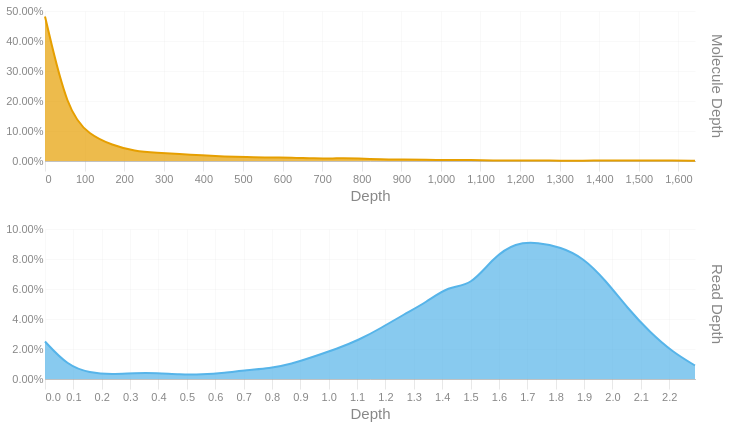

Source (notebook cell):
### Code cell
readdep = depth_hist(tb['Read Depth'], q99, 3)
readdep = readdep.with_columns(pl.lit('Read Depth').alias('Metric'))
if not SKIPLR:
    moldep = depth_hist(tb['Molecule Depth'], mol_q99, 1)
    moldep = moldep.with_columns(pl.lit('Molecule Depth').alias('Metric'))
    _hist = pl.concat([readdep, moldep])
    _hist = _hist.filter(pl.col('Proportion') != 0)
    with SafeRender(_hist):
        (
            alt.Chart(_hist)        
            .mark_area(interpolate = "basis")
            .encode(
                x=alt.X('Bin:Q').scale(domainMin=0).axis(alt.Axis(title='Depth')),
                y = alt.Y('Proportion:Q', title = None).axis(format = '.2%'),
                color = alt.Color('Metric:N').legend(None),
                row = alt.Row("Metric:N").header(title = None, labelOrient = 'right'),
                tooltip = [
                    alt.Tooltip("Metric:N", title = "Metric"),
                    alt.Tooltip('Interval:N', title = "Depth Interval"),
                    alt.Tooltip('Proportion:Q', title = "% Alignments").format('.2%')
                ]
            )
            .resolve_scale(x='independent', y='independent')
            .properties(
                height = 150, width = 650,
                usermeta={'embedOptions': {'downloadFileName': f'{samplename}.depth.hist'}}
            )
        ).display()
else:
    readdep = readdep.filter(pl.col('Proportion') != 0)
    with SafeRender(readdep):
        (
            alt.Chart(readdep)        
            .mark_area(interpolate = "basis")
            .encode(
                x=alt.X('Bin:Q').scale(domainMin=0).axis(alt.Axis(title='Depth')),
                y = alt.Y('Proportion:Q', title = None).axis(format = '.2%'),
                tooltip = [
                    alt.Tooltip('Interval:N', title = "Depth Interval"),
                    alt.Tooltip('Proportion:Q', title = "% Alignments").format('.2%')
                ]
            )
            .properties(
                usermeta={'embedOptions': {'downloadFileName': f'{samplename}.depth.hist'}}
            )
        ).display()

### Figure 1 — Vega-Lite specification as saved in the notebook (floating-point values rounded to 4 significant figures)
{"width": 650, "height": 150, "config": {"title": {"anchor": "start", "dy": -15, "fontSize": 18, "color": "#888888", "subtitleColor": "#888888", "subtitleFontSize": 14}, "arc": {"fill": "#0072B2"}, "axis": {"domainColor": "#888888", "domainWidth": 0.5, "gridWidth": 0.2, "grid": false, "titleFontWeight": 400, "titleFontSize": 15, "labelFontSize": 11, "labelColor": "#888888", "tickColor": "#888888", "tickWidth": 0.2, "titleColor": "#888888"}, "axisBand": {"grid": false}, "axisX": {"grid": true, "tickSize": 10, "domainCap": "round"}, "axisY": {"domain": false, "grid": true, "tickSize": 0, "domainCap": "round"}, "background": "transparent", "header": {"labelFontSize": 15, "labelColor": "#888888", "titleFontSize": 15, "titleFontWeight": 600, "titleColor": "#888888"}, "legend": {"labelFont": "sans-serif", "labelFontSize": 12, "labelColor": "#888888", "symbolSize": 100, "symbolType": "circle", "titleFontSize": 12, "titlePadding": 10, "titleColor": "#888888", "title": null}, "range": {"category": ["#E69F00", "#56B4E9", "#009E73", "#F0E442", "#0072B2", "#D55E00", "#CC79A7", "#000000"], "diverging": ["#cfe8f3", "#a2d4ec", "#73bfe2", "#46abdb", "#1696d2", "#12719e"]}, "area": {"fill": "#0072B2", "fillOpacity": 0.7, "line": true, "strokeOpacity": 0.7}, "line": {"color": "#0072B2", "stroke": "#0072B2", "strokeWidth": 2}, "trail": {"color": "#0072B2", "stroke": "#0072B2", "strokeWidth": 0, "size": 1}, "point": {"filled": true, "fillOpacity": 1.0, "size": 95}, "text": {"color": "#888888", "fontSize": 11, "align": "right", "fontWeight": 400, "size": 11}, "bar": {"fill": "#0072B2", "stroke": null}, "view": {"stroke": null, "continuousWidth": 660, "continuousHeight": 400}}, "data": {"name": "data-524997d4d76d3aed1069623696048906"}, "mark": {"type": "area", "interpolate": "basis"}, "encoding": {"color": {"field": "Metric", "legend": null, "type": "nominal"}, "row": {"field": "Metric", "header": {"title": null, "labelOrient": "right"}, "type": "nominal"}, "tooltip": [{"field": "Metric", "title": "Metric", "type": "nominal"}, {"field": "Interval", "title": "Depth Interval", "type": "nominal"}, {"field": "Proportion", "format": ".2%", "title": "% Alignments", "type": "quantitative"}], "x": {"axis": {"title": "Depth"}, "field": "Bin", "scale": {"domainMin": 0}, "type": "quantitative"}, "y": {"axis": {"format": ".2%"}, "field": "Proportion", "title": null, "type": "quantitative"}}, "resolve": {"scale": {"x": "independent", "y": "independent"}}, "usermeta": {"embedOptions": {"downloadFileName": "S3_Annapolis_294.depth.hist"}}, "$schema": "https://vega.github.io/schema/vega-lite/v6.1.0.json", "datasets": {"data-524997d4d76d3aed1069623696048906": [{"Bin": 0.0, "Interval": "0.0-0.079", "Proportion": 0.025, "Metric": "Read Depth"}, {"Bin": 0.079, "Interval": "0.079-0.158", "Proportion": 0.009, "Metric": "Read Depth"}, {"Bin": 0.158, "Interval": "0.158-0.237", "Proportion": 0.004, "Metric": "Read Depth"}, {"Bin": 0.237, "Interval": "0.237-0.316", "Proportion": 0.003, "Metric": "Read Depth"}, {"Bin": 0.316, "Interval": "0.316-0.395", "Proportion": 0.004, "Metric": "Read Depth"}, {"Bin": 0.395, "Interval": "0.395-0.474", "Proportion": 0.004, "Metric": "Read Depth"}, {"Bin": 0.474, "Interval": "0.474-0.553", "Proportion": 0.003, "Metric": "Read Depth"}, {"Bin": 0.553, "Interval": "0.553-0.632", "Proportion": 0.003, "Metric": "Read Depth"}, {"Bin": 0.632, "Interval": "0.632-0.711", "Proportion": 0.004, "Metric": "Read Depth"}, {"Bin": 0.711, "Interval": "0.711-0.79", "Proportion": 0.006, "Metric": "Read Depth"}, {"Bin": 0.79, "Interval": "0.79-0.869", "Proportion": 0.007, "Metric": "Read Depth"}, {"Bin": 0.869, "Interval": "0.869-0.948", "Proportion": 0.01, "Metric": "Read Depth"}, {"Bin": 0.948, "Interval": "0.948-1.027", "Proportion": 0.015, "Metric": "Read Depth"}, {"Bin": 1.027, "Interval": "1.027-1.106", "Proportion": 0.02, "Metric": "Read Depth"}, {"Bin": 1.106, "Interval": "1.106-1.185", "Proportion": 0.026, "Metric": "Read Depth"}, {"Bin": 1.185, "Interval": "1.185-1.264", "Proportion": 0.034, "Metric": "Read Depth"}, {"Bin": 1.264, "Interval": "1.264-1.343", "Proportion": 0.043, "Metric": "Read Depth"}, {"Bin": 1.343, "Interval": "1.343-1.422", "Proportion": 0.051, "Metric": "Read Depth"}, {"Bin": 1.422, "Interval": "1.422-1.501", "Proportion": 0.062, "Metric": "Read Depth"}, {"Bin": 1.501, "Interval": "1.501-1.58", "Proportion": 0.062, "Metric": "Read Depth"}, {"Bin": 1.58, "Interval": "1.58-1.659", "Proportion": 0.081, "Metric": "Read Depth"}, {"Bin": 1.659, "Interval": "1.659-1.738", "Proportion": 0.091, "Metric": "Read Depth"}, {"Bin": 1.738, "Interval": "1.738-1.817", "Proportion": 0.091, "Metric": "Read Depth"}, {"Bin": 1.817, "Interval": "1.817-1.896", "Proportion": 0.088, "Metric": "Read Depth"}, {"Bin": 1.896, "Interval": "1.896-1.975", "Proportion": 0.081, "Metric": "Read Depth"}, {"Bin": 1.975, "Interval": "1.975-2.054", "Proportion": 0.066, "Metric": "Read Depth"}, {"Bin": 2.054, "Interval": "2.054-2.133", "Proportion": 0.047, "Metric": "Read Depth"}, {"Bin": 2.133, "Interval": "2.133-2.212", "Proportion": 0.031, "Metric": "Read Depth"}, {"Bin": 2.212, "Interval": "2.212-2.291", "Proportion": 0.018, "Metric": "Read Depth"}, {"Bin": 2.291, "Interval": "2.291-2.37", "Proportion": 0.009, "Metric": "Read Depth"}, {"Bin": 0.0, "Interval": "0.0-56.6", "Proportion": 0.482, "Metric": "Molecule Depth"}, {"Bin": 56.6, "Interval": "56.6-113.2", "Proportion": 0.163, "Metric": "Molecule Depth"}, {"Bin": 113.2, "Interval": "113.2-169.8", "Proportion": 0.086, "Metric": "Molecule Depth"}, {"Bin": 169.8, "Interval": "169.8-226.5", "Proportion": 0.053, "Metric": "Molecule Depth"}, {"Bin": 226.5, "Interval": "226.5-283.1", "Proportion": 0.032, "Metric": "Molecule Depth"}, {"Bin": 283.1, "Interval": "283.1-339.7", "Proportion": 0.027, "Metric": "Molecule Depth"}, {"Bin": 339.7, "Interval": "339.7-396.3", "Proportion": 0.023, "Metric": "Molecule Depth"}, {"Bin": 396.3, "Interval": "396.3-452.9", "Proportion": 0.019, "Metric": "Molecule Depth"}, {"Bin": 452.9, "Interval": "452.9-509.5", "Proportion": 0.015, "Metric": "Molecule Depth"}, {"Bin": 509.5, "Interval": "509.5-566.1", "Proportion": 0.013, "Metric": "Molecule Depth"}, {"Bin": 566.1, "Interval": "566.1-622.8", "Proportion": 0.011, "Metric": "Molecule Depth"}, {"Bin": 622.8, "Interval": "622.8-679.4", "Proportion": 0.012, "Metric": "Molecule Depth"}, {"Bin": 679.4, "Interval": "679.4-736.0", "Proportion": 0.008, "Metric": "Molecule Depth"}, {"Bin": 736.0, "Interval": "736.0-792.6", "Proportion": 0.009, "Metric": "Molecule Depth"}, {"Bin": 792.6, "Interval": "792.6-849.2", "Proportion": 0.009, "Metric": "Molecule Depth"}, {"Bin": 849.2, "Interval": "849.2-905.8", "Proportion": 0.005, "Metric": "Molecule Depth"}, {"Bin": 905.8, "Interval": "905.8-962.4", "Proportion": 0.005, "Metric": "Molecule Depth"}, {"Bin": 962.4, "Interval": "962.4-1019.1", "Proportion": 0.004, "Metric": "Molecule Depth"}, {"Bin": 1019.0, "Interval": "1019.1-1075.7", "Proportion": 0.003, "Metric": "Molecule Depth"}, {"Bin": 1076.0, "Interval": "1075.7-1132.3", "Proportion": 0.004, "Metric": "Molecule Depth"}, {"Bin": 1132.0, "Interval": "1132.3-1188.9", "Proportion": 0.001, "Metric": "Molecule Depth"}, {"Bin": 1189.0, "Interval": "1188.9-1245.5", "Proportion": 0.002, "Metric": "Molecule Depth"}, {"Bin": 1246.0, "Interval": "1245.5-1302.1", "Proportion": 0.002, "Metric": "Molecule Depth"}, {"Bin": 1302.0, "Interval": "1302.1-1358.7", "Proportion": 0.001, "Metric": "Molecule Depth"}, {"Bin": 1359.0, "Interval": "1358.7-1415.4", "Proportion": 0.001, "Metric": "Molecule Depth"}, {"Bin": 1415.0, "Interval": "1415.4-1472.0", "Proportion": 0.002, "Metric": "Molecule Depth"}, {"Bin": 1472.0, "Interval": "1472.0-1528.6", "Proportion": 0.001, "Metric": "Molecule Depth"}, {"Bin": 1529.0, "Interval": "1528.6-1585.2", "Proportion": 0.002, "Metric": "Molecule Depth"}, {"Bin": 1585.0, "Interval": "1585.2-1641.8", "Proportion": 0.002, "Metric": "Molecule Depth"}, {"Bin": 1642.0, "Interval": "1641.8-1698.43", "Proportion": 0.001, "Metric": "Molecule Depth"}]}}
